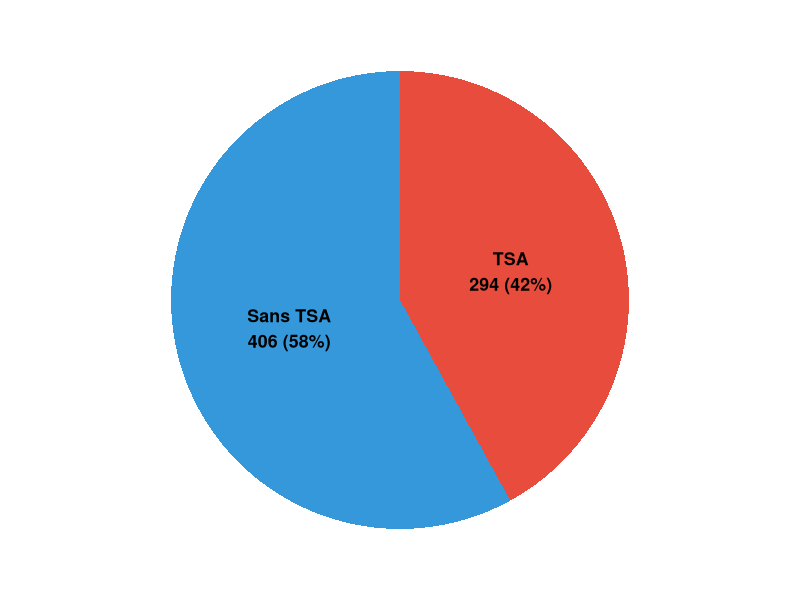
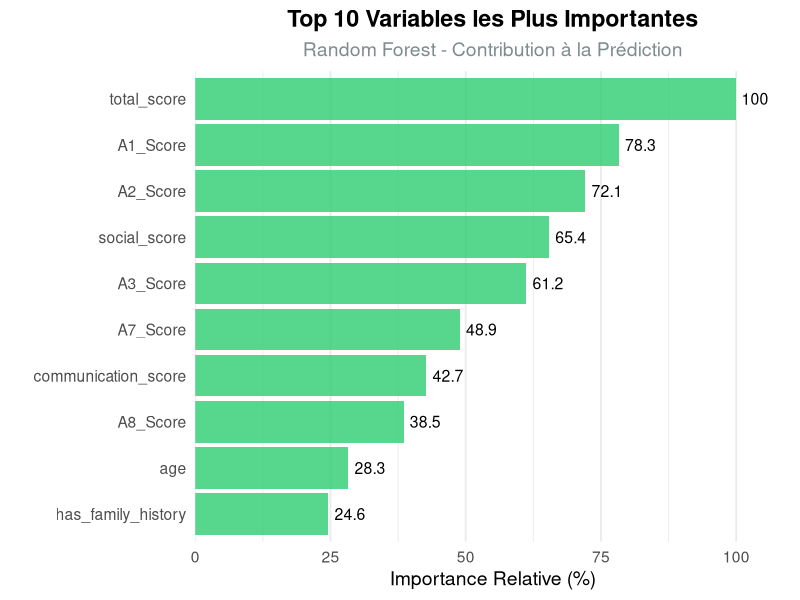

Here is the R script that generated these plots, in order:
## ---- chunk 1
library(ggplot2)
library(dplyr)

# Données de démonstration
demo_data <- data.frame(
  Diagnostic = c("Sans TSA", "TSA"),
  Nombre = c(406, 294),
  Pourcentage = c(58, 42)
)

ggplot(demo_data, aes(x = "", y = Nombre, fill = Diagnostic)) +
  geom_bar(stat = "identity", width = 1) +
  coord_polar("y") +
  geom_text(aes(label = paste0(Diagnostic, "\n", Nombre, " (", Pourcentage, "%)")),
            position = position_stack(vjust = 0.5),
            size = 4.5, fontface = "bold") +
  scale_fill_manual(values = c("Sans TSA" = "#3498db", "TSA" = "#e74c3c")) +
  theme_void() +
  theme(legend.position = "none",
        plot.margin = margin(10, 10, 10, 10))
## ---- chunk 2
# Données d'importance simulées
importance_data <- data.frame(
  Variable = c("total_score", "A1_Score", "A2_Score", "social_score", 
               "A3_Score", "A7_Score", "communication_score", "A8_Score",
               "age", "has_family_history"),
  Importance = c(100, 78.3, 72.1, 65.4, 61.2, 48.9, 42.7, 38.5, 28.3, 24.6)
)

library(ggplot2)
ggplot(importance_data, aes(x = reorder(Variable, Importance), y = Importance)) +
  geom_col(fill = "#2ecc71", alpha = 0.8) +
  geom_text(aes(label = round(Importance, 1)), hjust = -0.2, size = 4) +
  coord_flip() +
  scale_y_continuous(expand = expansion(mult = c(0, 0.1))) +
  labs(title = "Top 10 Variables les Plus Importantes",
       subtitle = "Random Forest - Contribution à la Prédiction",
       x = "", y = "Importance Relative (%)") +
  theme_minimal(base_size = 14) +
  theme(
    plot.title = element_text(face = "bold", hjust = 0.5),
    plot.subtitle = element_text(hjust = 0.5, color = "#7f8c8d"),
    panel.grid.major.y = element_blank()
  )
